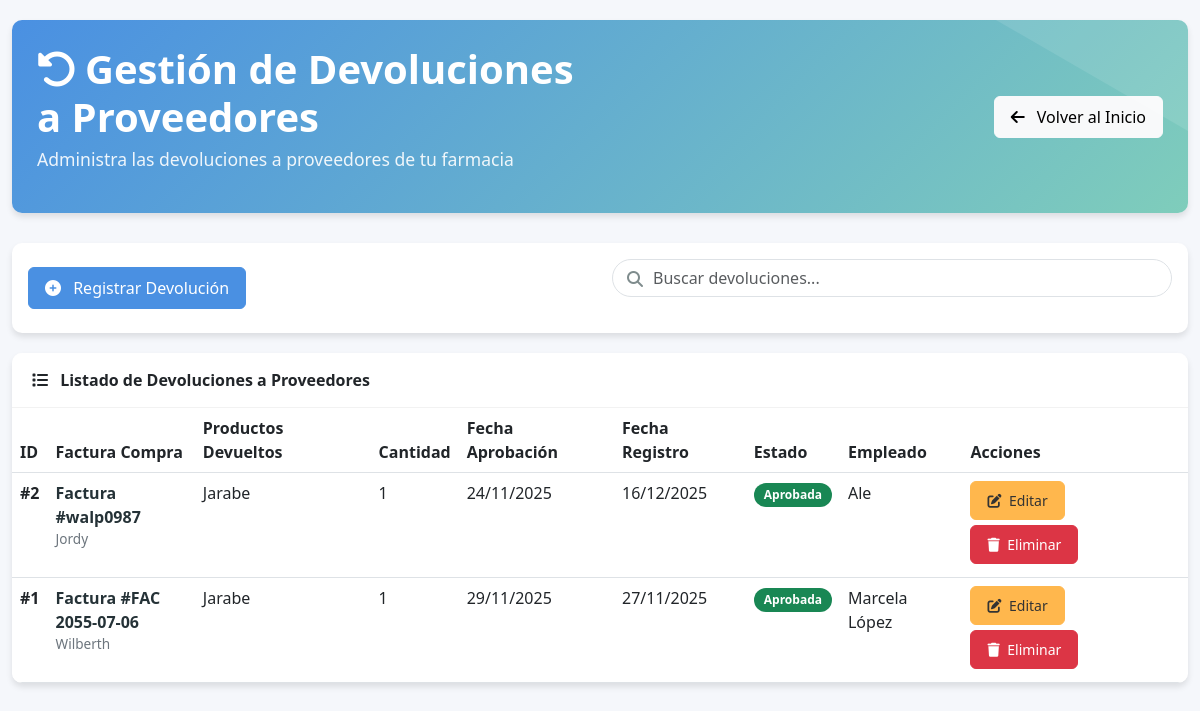
/farmacia/devoluciones-proveedor/ (signed in), run on an earlier commit of the app's database.
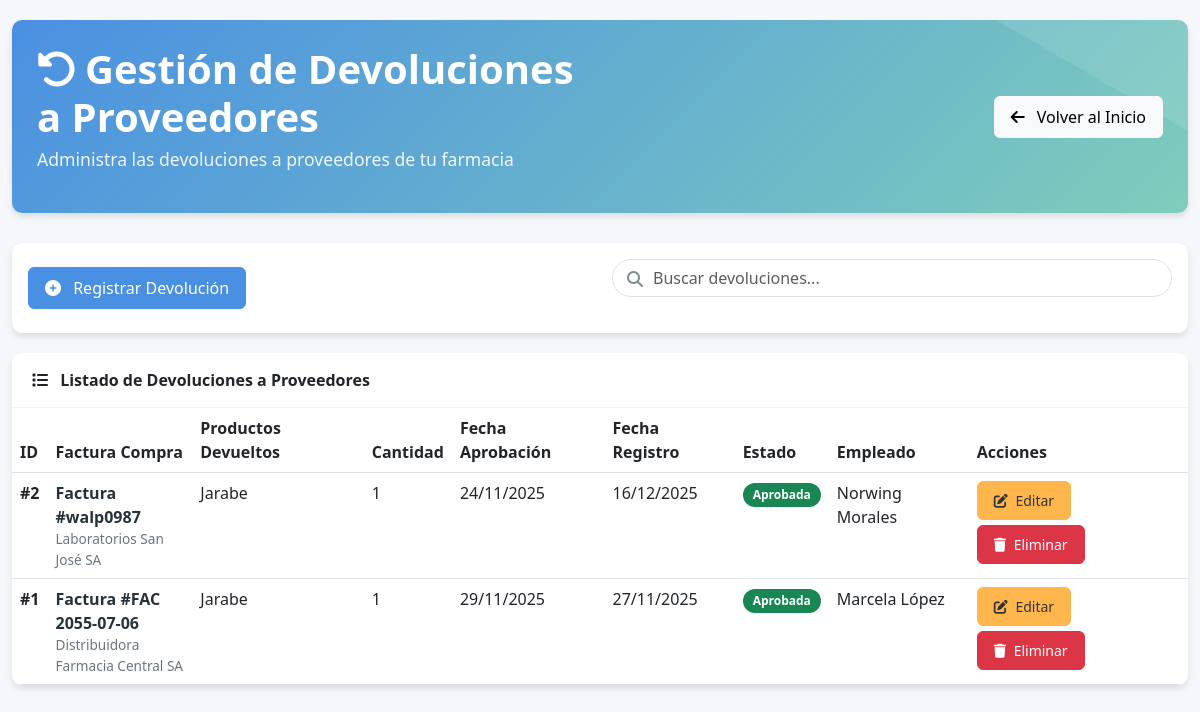
And on a later commit of the database.
### farmacia_app/models.py (models this page shows, shortened)
class DevolucionProveedor(models.Model):
    id_devolucion = models.AutoField(primary_key=True)
    id_factura_compra = models.ForeignKey(FacturaCompra, on_delete=models.CASCADE, db_column='id_factura_compra', blank=True, null=True)
    productos_devueltos = models.TextField(blank=True, null=True)
    cantidad_devuelta = models.IntegerField(blank=True, null=True)
    fecha_aprobacion = models.DateField(blank=True, null=True)
    fecha_registro = models.DateField(blank=True, null=True)
    estado = models.CharField(max_length=50, blank=True, null=True)
    id_empleado = models.ForeignKey(Empleados, on_delete=models.CASCADE, db_column='id_empleado', blank=True, null=True)
    class Meta:
        db_table = 'Devolucion_Proveedor'

class FacturaCompra(models.Model):
    id_factura_compra = models.AutoField(primary_key=True)
    fecha = models.DateField()
    total = models.DecimalField(max_digits=12, decimal_places=2)
    id_proveedor = models.ForeignKey(Proveedor, on_delete=models.CASCADE, db_column='id_proveedor')
    numero_factura = models.CharField(max_length=50, blank=True, null=True)
    impuesto = models.DecimalField(max_digits=10, decimal_places=2, blank=True, null=True)
    estado = models.CharField(max_length=50, blank=True, null=True)
    class Meta:
        db_table = 'Factura_Compra'

class Proveedor(models.Model):
    id_proveedor = models.AutoField(primary_key=True)
    nombre_contacto = models.CharField(max_length=255)
    direccion = models.TextField(blank=True, null=True)
    telefono = models.CharField(max_length=20, blank=True, null=True)
    fecha_registro = models.DateField(blank=True, null=True)
    ruc = models.CharField(max_length=20, blank=True, null=True)
    correo = models.EmailField(blank=True, null=True)
    estado = models.IntegerField(default=1)
    tipo_proveedor = models.CharField(max_length=100, blank=True, null=True)
    class Meta:
        db_table = 'Proveedor'

class Empleados(models.Model):
    id_empleado = models.AutoField(primary_key=True)
    nombre = models.CharField(max_length=255)
    fecha_contratacion = models.DateField(blank=True, null=True)
    rol = models.CharField(max_length=100, blank=True, null=True)
    funciones = models.TextField(blank=True, null=True)
    cedula = models.CharField(max_length=20, blank=True, null=True)
    telefono = models.CharField(max_length=20, blank=True, null=True)
    correo = models.EmailField(blank=True, null=True)
    estado = models.IntegerField(default=1)
    class Meta:
        db_table = 'Empleados'

### farmacia_app/views.py (the view)
# urls.py: path('devoluciones-proveedor/', login_required(views.devolucionproveedor_list), name='devolucionprov_list'),
def devolucionproveedor_list(request):
    devoluciones = DevolucionProveedor.objects.select_related(
        'id_factura_compra', 'id_empleado'
    ).all().order_by('-id_devolucion')
    return render(request, 'devolucionproveedor/devolucionprov_list.html', {
        'devoluciones': devoluciones
    })

### farmacia_app/templates/devolucionproveedor/devolucionprov_list.html (shortened to what the changed rows need)
<!DOCTYPE html>
<html lang="es">
<head>
    <link href="https://cdn.jsdelivr.net/npm/bootstrap@5.3.0/dist/css/bootstrap.min.css" rel="stylesheet">
    <link rel="stylesheet" href="https://cdnjs.cloudflare.com/ajax/libs/font-awesome/6.4.0/css/all.min.css">
</head>
<body>
    <div class="container">
        <div class="header-section fade-in">
            <div class="row align-items-center">
                <div class="col-md-6">
                    <h1 class="header-title"><i class="fas fa-undo-alt me-2"></i>Gestión de Devoluciones a Proveedores</h1>
                </div>
            </div>
        </div>
        <div class="card fade-in">
            <div class="table-responsive">
                <table class="table table-hover">
                    <thead>
                        <tr>
                            <th>ID</th>
                            <th>Factura Compra</th>
                            <th>Productos Devueltos</th>
                            <th>Cantidad</th>
                            <th>Fecha Aprobación</th>
                            <th>Fecha Registro</th>
                            <th>Estado</th>
                            <th>Empleado</th>
                            <th>Acciones</th>
                        </tr>
                    </thead>
                    <tbody>
                        {% for d in devoluciones %}
                        <tr>
                            <td><strong>#{{ d.id_devolucion }}</strong></td>
                            <td class="devolucion-info">
                                <div class="devolucion-number">
                                    {% if d.id_factura_compra %}
                                        Factura #{{ d.id_factura_compra.numero_factura|default:d.id_factura_compra.id_factura_compra }}
                                    {% else %}
                                        <span class="text-muted">N/A</span>
                                    {% endif %}
                                </div>
                                {% if d.id_factura_compra and d.id_factura_compra.id_proveedor %}
                                <div class="devolucion-details">{{ d.id_factura_compra.id_proveedor.nombre_contacto|default:d.id_factura_compra.id_proveedor }}</div>
                                {% endif %}
                            </td>
                            <td>{{ d.productos_devueltos|truncatechars:30 }}</td>
                            <td>{{ d.cantidad_devuelta }}</td>
                            <td>
                                {% if d.fecha_aprobacion %}
                                    {{ d.fecha_aprobacion|date:"d/m/Y" }}
                                {% else %}
                                    <span class="text-muted">Pendiente</span>
                                {% endif %}
                            </td>
                            <td>{{ d.fecha_registro|date:"d/m/Y" }}</td>
                            <td>
                                {% if d.estado == 'Aprobada' %}
                                    <span class="badge bg-success">{{ d.estado }}</span>
                                {% elif d.estado == 'Pendiente' %}
                                    <span class="badge bg-warning">{{ d.estado }}</span>
                                {% elif d.estado == 'Rechazada' %}
                                    <span class="badge bg-danger">{{ d.estado }}</span>
                                {% elif d.estado == 'En proceso' %}
                                    <span class="badge bg-info">{{ d.estado }}</span>
                                {% elif d.estado == 'Completada' %}
                                    <span class="badge bg-success">{{ d.estado }}</span>
                                {% else %}
                                    <span class="badge bg-secondary">{{ d.estado }}</span>
                                {% endif %}
                            </td>
                            <td>
                                {% if d.id_empleado %}
                                    {{ d.id_empleado.nombre|default:d.id_empleado }}
                                {% else %}
                                    <span class="text-muted">N/A</span>
                                {% endif %}
                            </td>
                            <td class="action-buttons">
                                <a href="{% url 'devolucionprov_edit' d.id_devolucion %}" class="btn btn-warning btn-sm">
                                    <i class="fas fa-edit me-1"></i> Editar
                                </a>
                                <a href="{% url 'devolucionprov_delete' d.id_devolucion %}" class="btn btn-danger btn-sm">
                                    <i class="fas fa-trash me-1"></i> Eliminar
                                </a>
                            </td>
                        </tr>
                        {% endfor %}
                    </tbody>
                </table>
            </div>
        </div>
    </div>
</body>
</html>

What changed in the data, as far as the page shows it:
changed through a linked row, DevolucionProveedor "walp0987": id_factura_compra.id_proveedor.nombre_contacto "Jordy" → "Laboratorios San José SA"; id_empleado.nombre "Ale" → "Norwing Morales"
changed through a linked row, DevolucionProveedor "Marcela López": id_factura_compra.id_proveedor.nombre_contacto "Wilberth" → "Distribuidora Farmacia Central SA"
